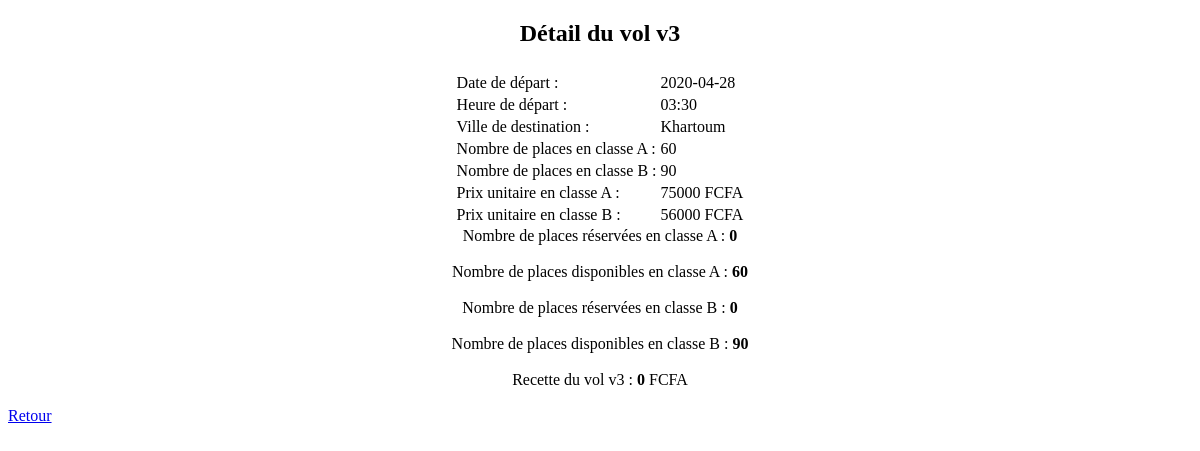
Screenshot of /detail.php?Matricule=v3 with the database file from the repository.
### tables this page shows
CREATE TABLE IF NOT EXISTS `vol` (
  `codevol` varchar(20) NOT NULL,
  `date_depart` varchar(20) NOT NULL,
  `heure_depart` varchar(20) NOT NULL,
  `destination` varchar(100) NOT NULL,
  `nb_classa` smallint(6) NOT NULL,
  `nb_classb` smallint(6) NOT NULL,
  `prix_classa` int(11) NOT NULL,
  `prix_classb` int(11) NOT NULL,
  PRIMARY KEY (`codevol`)
);

### detail.php (the view, shortened to what this page needs)
<?php
$servername = "localhost";
$username = "root";
$password = "";
$dbname = "aerobase";
$conn = mysqli_connect($servername, $username, $password, $dbname);
?>
<?php
@$mat=$_GET['Matricule'];
$sql="select * from vol where codevol='$mat'";
$exe=mysqli_query($conn,$sql);
$result=mysqli_fetch_assoc($exe);
?>
<!DOCTYPE html>
<html>
<head>
	<link rel="stylesheet" type="text/css" href="mystyle.css">
</head>
<body>
<div align="center" >
<h2 align="center">Détail du vol<?php echo" $mat";?></h2>
  <form action="modif.php" method="POST" >
  <table align="center" class="detailtab">
   <tr><td></td><td><input type="hidden" name="" value=" <?php print $mat;?>"></td></tr>
   <tr><td>Date de départ :</td><td><label><?php print ($result['date_depart']); ?></label></td></tr>
   <tr><td>Heure de départ :</td><td><label><?php print ($result['heure_depart']); ?></label></td></tr>
   <tr><td>Ville de destination :</td><td><label><?php print ($result['destination']); ?></label></td></tr>
   <tr><td>Nombre de places en classe A :</td><td><label><?php print ($result['nb_classa']); ?></label></td></tr>
   <tr><td>Nombre de places en classe B :</td><td><label><?php print ($result['nb_classb']); ?></label></td></tr>
   <tr><td>Prix unitaire en classe A :</td><td><label><?php print ($result['prix_classa']); ?> FCFA</label></td></tr>
   <tr><td>Prix unitaire en classe B :</td><td><label><?php print ($result['prix_classb']); ?> FCFA</label></td></tr>
  </table>
  </form>
  <?php
       $sql2=mysqli_query($conn,"select count(*)as nbre from passager where choix_class='classe A' and code_vol='$mat' ");
  if($resul=mysqli_fetch_assoc($sql2)){
   $nb=$resul['nbre'];
  echo "Nombre de places réservées en classe A  :<b> $nb </b>";
  }
  ?>
  <?php
   $sql3=mysqli_query($conn,"select nb_classa from vol where codevol='$mat'");
  if($resul2=mysqli_fetch_assoc($sql3)){
   $nb_classa=$resul2['nb_classa'];
   $dispo= $nb_classa-$nb;
   echo "<br><br>Nombre de places disponibles en classe A :<b> $dispo </b>";
  }
  ?>
   <?php
       $sql4=mysqli_query($conn,"select count(*)as nbre from passager where choix_class='classe B' and code_vol='$mat' ");
  if($resul3=mysqli_fetch_assoc($sql4)){
   $nb2=$resul3['nbre'];
  echo "<br><br>Nombre de places réservées en classe B  :<b> $nb2 </b>";
  }
  ?>
  <?php
   $sql5=mysqli_query($conn,"select nb_classb from vol where codevol='$mat'");
  if($resul4=mysqli_fetch_assoc($sql5)){
   $nb_classb=$resul4['nb_classb'];
   $dispo2= $nb_classb-$nb2;
   echo "<br><br>Nombre de places disponibles en classe B : <b>$dispo2</b> ";
  }
  ?>
  <?php
  $prixa=$result['prix_classa'];
  $rca=$nb*$prixa;
  $prixb=$result['prix_classb'];
  $rcb=$nb2*$prixb;
  $rc=$rca+$rcb;
    echo "<br><br>Recette du vol $mat :<b> $rc</b> FCFA";
  ?>
  </div><br>
  <a href="admin_page.php">Retour</a><br>
</body>
</html>

### rows the page displays
vol: date_depart "2020-04-28", heure_depart "03:30", destination "Khartoum", nb_classa "60", nb_classb "90", prix_classa "75000", prix_classb "56000"

### other values shown
$mat "v3"
$nb "0"
$nb2 "0"
$rc "0"
